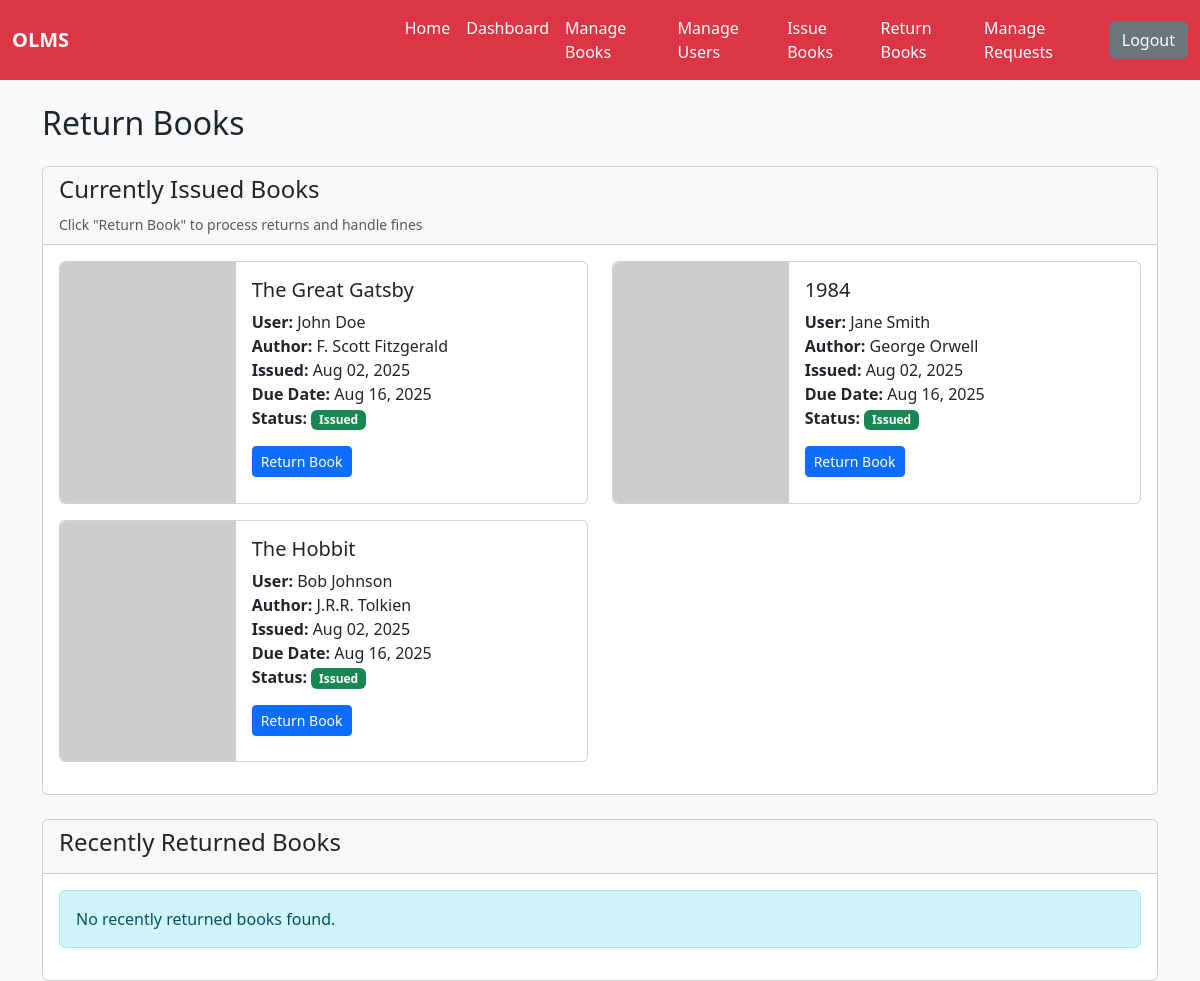
/Admin_dashboard/return_book.php (signed in), run on the app's committed database.
### tables this page shows
CREATE TABLE `book_issues` (
  `id` int(11) NOT NULL AUTO_INCREMENT,
  `user_id` int(11) NOT NULL,
  `book_id` int(11) NOT NULL,
  `issue_date` datetime DEFAULT CURRENT_TIMESTAMP,
  `due_date` datetime NOT NULL,
  `return_date` datetime DEFAULT NULL,
  `status` enum('issued','returned','overdue') DEFAULT 'issued',
  `fine_amount` decimal(10,2) DEFAULT 0.00,
  `fine_paid` tinyint(1) DEFAULT 0,
  PRIMARY KEY (`id`),
  KEY `user_id` (`user_id`),
  KEY `book_id` (`book_id`)
);

CREATE TABLE `books` (
  `id` int(11) NOT NULL AUTO_INCREMENT,
  `title` varchar(200) NOT NULL,
  `author` varchar(100) NOT NULL,
  `category` varchar(50) NOT NULL,
  `description` text,
  `cover` varchar(500) DEFAULT NULL,
  `quantity` int(11) DEFAULT 1,
  `created_at` timestamp DEFAULT CURRENT_TIMESTAMP,
  PRIMARY KEY (`id`)
);

CREATE TABLE `users` (
  `id` int(11) NOT NULL AUTO_INCREMENT,
  `fullname` varchar(100) NOT NULL,
  `username` varchar(50) NOT NULL UNIQUE,
  `email` varchar(100) NOT NULL UNIQUE,
  `password` varchar(255) NOT NULL,
  `address` text,
  `role` enum('user','admin') DEFAULT 'user',
  `created_at` timestamp DEFAULT CURRENT_TIMESTAMP,
  PRIMARY KEY (`id`)
);

### Admin_dashboard/return_book.php (the view, shortened to what this page needs)
<?php
include("../database/config.php");
$current_issues_query = "SELECT bi.*, u.fullname, u.username, b.title, b.author, b.cover
                        FROM book_issues bi
                        JOIN users u ON bi.user_id = u.id
                        JOIN books b ON bi.book_id = b.id
                        WHERE bi.status IN ('issued', 'overdue')
                        ORDER BY bi.due_date ASC";
$current_issues = mysqli_query($conn, $current_issues_query);
?>
<!DOCTYPE html>
<html lang="en">
<head>
    <link href="https://cdn.jsdelivr.net/npm/bootstrap@5.3.0/dist/css/bootstrap.min.css" rel="stylesheet">
    <link rel="stylesheet" href="../asset/style.css">
</head>
<body class="admin-dashboard">
    <?php include("navbar_admin.php"); ?>
    <div class="container mt-4">
        <div class="row">
            <div class="col-md-12">
                <h2 class="mb-4">Return Books</h2>
                <div class="card">
                    <div class="card-header">
                        <h4>Currently Issued Books</h4>
                        <small class="text-muted">Click "Return Book" to process returns and handle fines</small>
                    </div>
                    <div class="card-body">
                        <?php if (mysqli_num_rows($current_issues) > 0): ?>
                        <div class="row">
                            <?php while ($issue = mysqli_fetch_assoc($current_issues)): ?>
                            <div class="col-md-6 mb-3">
                                <div class="card">
                                    <div class="row g-0">
                                        <div class="col-md-4">
                                            <img src="<?php echo htmlspecialchars($issue['cover']); ?>"
                                                 class="img-fluid rounded-start h-100"
                                                 alt="<?php echo htmlspecialchars($issue['title']); ?>"
                                                 style="object-fit: cover;">
                                        </div>
                                        <div class="col-md-8">
                                            <div class="card-body">
                                                <h5 class="card-title"><?php echo htmlspecialchars($issue['title']); ?></h5>
                                                <p class="card-text">
                                                    <strong>User:</strong> <?php echo htmlspecialchars($issue['fullname']); ?><br>
                                                    <strong>Author:</strong> <?php echo htmlspecialchars($issue['author']); ?><br>
                                                    <strong>Issued:</strong> <?php echo date('M d, Y', strtotime($issue['issue_date'])); ?><br>
                                                    <strong>Due Date:</strong> <?php echo date('M d, Y', strtotime($issue['due_date'])); ?><br>
                                                    <strong>Status:</strong>
                                                    <span class="badge bg-<?php echo $issue['status'] == 'issued' ? 'success' : 'danger'; ?>">
                                                        <?php echo ucfirst($issue['status']); ?>
                                                    </span>
                                                </p>
                                                <div class="d-flex gap-2">
                                                    <form method="POST" style="display: inline;">
                                                        <button type="submit" name="return_book" class="btn btn-primary btn-sm">
                                                            Return Book
                                                        </button>
                                                    </form>
                                                </div>
                                            </div>
                                        </div>
                                    </div>
                                </div>
                            </div>
                            <?php endwhile; ?>
                        </div>
                        <?php endif; ?>
                    </div>
                </div>
                <div class="card mt-4">
                    <div class="card-header">
                        <h4>Recently Returned Books</h4>
                    </div>
                    <div class="card-body">
                        <?php
                        $returned_books_query = "SELECT bi.*, u.fullname, u.username, b.title, b.author
                                               FROM book_issues bi
                                               JOIN users u ON bi.user_id = u.id
                                               JOIN books b ON bi.book_id = b.id
                                               WHERE bi.status = 'returned'
                                               ORDER BY bi.return_date DESC
                                               LIMIT 10";
                        $returned_books = mysqli_query($conn, $returned_books_query);
                        ?>
                        <?php if (mysqli_num_rows($returned_books) > 0): ?>
                        <div class="table-responsive">
                            <table class="table table-striped">
                                <thead>
                                    <tr>
                                        <th>User</th>
                                        <th>Book</th>
                                        <th>Issue Date</th>
                                        <th>Return Date</th>
                                        <th>Fine Amount</th>
                                        <th>Fine Status</th>
                                    </tr>
                                </thead>
                                <tbody>
                                    <?php while ($returned = mysqli_fetch_assoc($returned_books)): ?>
                                    <tr>
                                        <td><?php echo htmlspecialchars($returned['fullname'] . ' (' . $returned['username'] . ')'); ?></td>
                                        <td><?php echo htmlspecialchars($returned['title'] . ' by ' . $returned['author']); ?></td>
                                        <td><?php echo date('M d, Y', strtotime($returned['issue_date'])); ?></td>
                                        <td><?php echo date('M d, Y', strtotime($returned['return_date'])); ?></td>
                                        <td>
                                            <?php if ($returned['fine_amount'] > 0): ?>
                                                ₹<?php echo number_format($returned['fine_amount'], 2); ?>
                                            <?php else: ?>
                                                No Fine
                                            <?php endif; ?>
                                        </td>
                                        <td>
                                            <?php if ($returned['fine_amount'] > 0): ?>
                                                <span class="badge bg-<?php echo $returned['fine_paid'] ? 'success' : 'warning'; ?>">
                                                    <?php echo $returned['fine_paid'] ? 'Paid' : 'Unpaid'; ?>
                                                </span>
                                            <?php else: ?>
                                                <span class="badge bg-success">N/A</span>
                                            <?php endif; ?>
                                        </td>
                                    </tr>
                                    <?php endwhile; ?>
                                </tbody>
                            </table>
                        </div>
                        <?php else: ?>
                        <div class="alert alert-info">
                            No recently returned books found.
                        </div>
                        <?php endif; ?>
                    </div>
                </div>
            </div>
        </div>
    </div>
</body>
</html>

### Admin_dashboard/navbar_admin.php (shortened to what this page needs)
<!DOCTYPE html>
<html lang="en">
<head>
</head>
<body>
    <nav
        class="navbar navbar-expand-lg"
        style="background-color: #dc3545;">
        <div class="container-fluid">
            <a class="navbar-brand fw-bold text-white" href="#">OLMS</a>
            <div class="collapse navbar-collapse user-dnav d-flex justify-content-between align-items-center" id="navbarNav">
                <ul class="navbar-nav">
                    <li class="nav-item">
                        <a class="nav-link text-white" href="./admindashboard.php">Home</a>
                    </li>
                    <li class="nav-item">
                        <a class="nav-link text-white" href="/OLMS/Admin_dashboard/admindashboard.php">Dashboard</a>
                    </li>
                    <li class="nav-item">
                        <a class="nav-link text-white" href="manage_books.php">Manage Books</a>
                    </li>
                    <li class="nav-item">
                        <a class="nav-link text-white" href="manage_users.php">Manage Users</a>
                    </li>
                    <li class="nav-item">
                        <a class="nav-link text-white" href="issue_book.php">Issue Books</a>
                    </li>
                    <li class="nav-item">
                        <a class="nav-link text-white" href="return_book.php">Return Books</a>
                    </li>
                    <li class="nav-item">
                        <a class="nav-link text-white" href="manage_requests.php">Manage Requests</a>
                    </li>
                </ul>
                <div class="logout-button">
                    <a href="../logout.php"><button class="btn btn-secondary"> Logout </button></a>
                </div>
            </div>
        </div>
    </nav>
</body>
</html>

### asset/style.css (style rules this page uses)
* { padding: 0; margin: 0; box-sizing: border-box; }
html { height: 100%; }
body { min-height: 100%; display: flex; flex-direction: column; overflow-x: hidden; width: 100%; }
.user-dnav { margin-left: 26.5%; }
.admin-dashboard { background-color: #f8f9fa; }

### data on the page
book_issues: book.title "The Great Gatsby", user.fullname "John Doe", book.author "F. Scott Fitzgerald", issue_date "Aug 02, 2025", due_date "Aug 16, 2025", status "Issued"
book_issues: book.title "1984", user.fullname "Jane Smith", book.author "George Orwell", issue_date "Aug 02, 2025", due_date "Aug 16, 2025", status "Issued"
book_issues: book.title "The Hobbit", user.fullname "Bob Johnson", book.author "J.R.R. Tolkien", issue_date "Aug 02, 2025", due_date "Aug 16, 2025", status "Issued"
